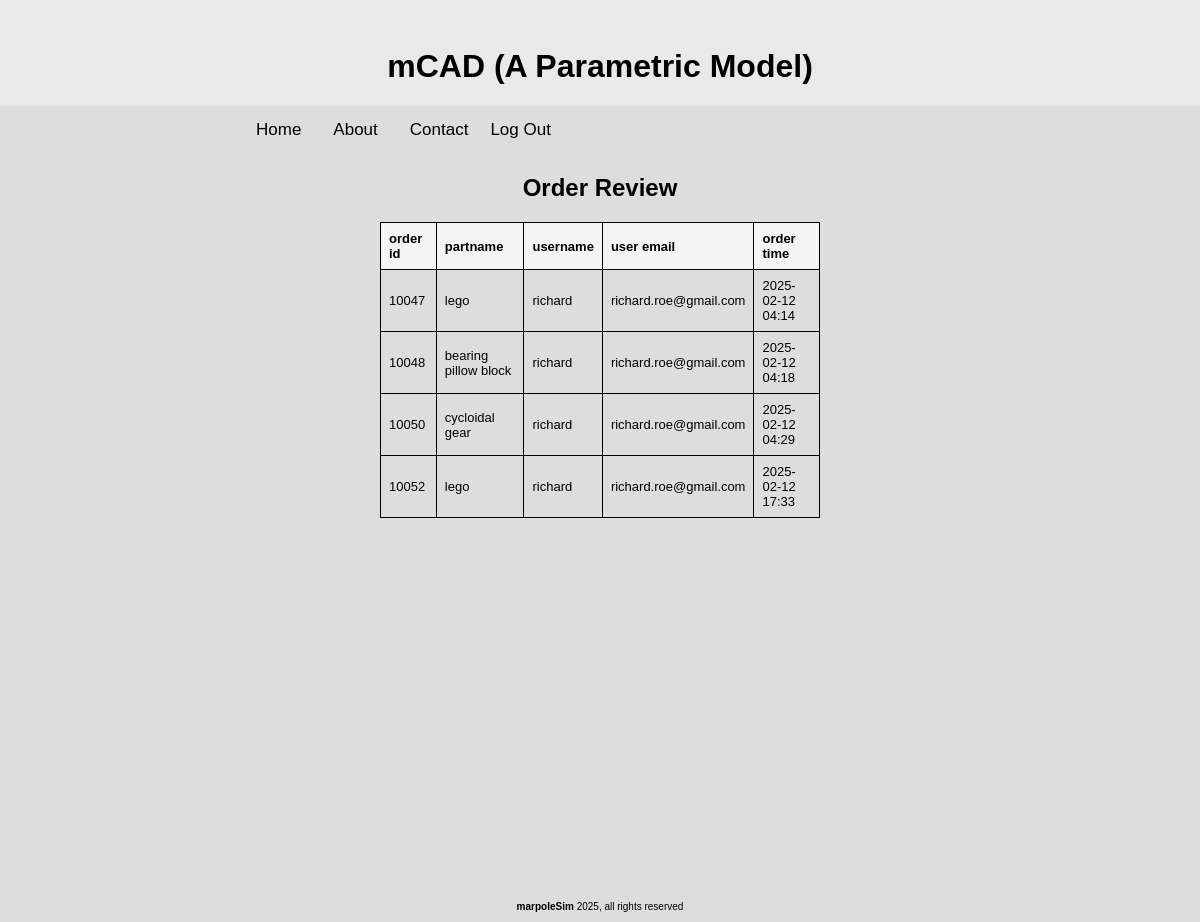
Page /company_review_order (signed in) on the committed database.
### trial1App/models.py (models this page shows, shortened)
class Part(models.Model):
    partName = models.CharField(max_length=30, default='none')
    company = models.ForeignKey('accounts.CompanyInfo', on_delete=models.CASCADE)
    numberOfArgs = models.IntegerField(default=0)
    arg0Name = models.CharField(max_length=30, default = 'none')
    arg0Value = models.FloatField(default=0)
    arg1Name = models.CharField(max_length=30, default = 'none')
    arg1Value = models.FloatField(default=0)
    arg2Name = models.CharField(max_length=30, default = 'none')
    arg2Value = models.FloatField(default=0)
    arg3Name = models.CharField(max_length=30, default = 'none')
    arg3Value = models.FloatField(default=0)
    arg4Name = models.CharField(max_length=30, default = 'none')
    arg4Value = models.FloatField(default=0)
    arg5Name = models.CharField(max_length=30, default = 'none')
    arg5Value = models.FloatField(default=0)
    arg6Name = models.CharField(max_length=30, default = 'none')
    arg6Value = models.FloatField(default=0)
    arg7Name = models.CharField(max_length=30, default = 'none')
    arg7Value = models.FloatField(default=0)
    arg8Name = models.CharField(max_length=30, default = 'none')
    arg8Value = models.FloatField(default=0)

### trial1App/views.py (the view)
# urls.py: path('company_review_order', views.company_review_order, name='company_review_order'),
def company_review_order(request):
    user = request.user
    company = CompanyInfo.objects.filter(user = user)[0]
    orders = Order.objects.filter(company = company)
    orderIDList = []
    orderPartNameList = []
    orderUserList = []
    orderUserEmailList = []
    orderDateList = []
    for order in orders:
        orderIDList.append( order.id+10000 )
        orderPartNameList.append(order.part.partName)
        orderUserList.append(order.user.username)
        orderUserEmailList.append(order.user.email)
        orderDateList.append(order.orderDate.strftime('%Y-%m-%d %H:%M'))
    orderList = list(zip(orderIDList, orderPartNameList, orderUserList, orderUserEmailList, orderDateList,))
    return render(request, 'company_review_order.html', {'orderList': orderList} )

### trial1App/templates/company_review_order.html (shortened to what this page needs)
{% extends 'base.html' %}
{% load static %}
{% block header %}
  <header>
    <h1>mCAD (A Parametric Model)</h1>
  </header>
{% endblock %}
{% block menu %}
   <a href="/home">Home</a>
   <a href="/about">About</a>
   <a href="/contact">Contact</a>
   <div class="button-container">
     <form action="{% url 'logout' %}" method="post">
       <button type="submit">Log Out</button>
     </form>
   </div>
{% endblock %}
{% block middleContent %}
  <div class="container" style="margin: 20px;">
    <div style="text-align: center;">
       <h2>Order Review</h2>
   <table class="bordered centerTable">
   <tr>
         <th>order id</th> <th>partname</th> <th>username</th> <th>user email</th> <th>order time</th>
   </tr>
   {% for id, partname, username, email, order_date in orderList %}
         <tr>
         <td>{{id}}</td> <td>{{partname}}</td> <td>{{username}}</td> <td>{{email}}</td> <td>{{order_date}}</td>
         </tr>
   {% endfor %}
   </table>
    </div>
  </div>
{% endblock %}

### trial1App/static/css/style.css (style rules this page uses)
body { margin: 0; font-family: "Montserrat", sans-serif; background-color: #e9e9e9; }
header { margin-top: 3em; text-align: center; color: #000000; }
header h1 { font-size: 2em; font-weight: 900; }
.topnav a { float: left; display: block; color: black; background-color: #dddddd; text-align: center; padding: 14px 16px; text-decoration: none; font-size: 17px; }
.topnav .button-container { float: left; }
.topnav .button-container button { float: right; padding: 6px; margin-top: 8px; margin-right: 16px; background: #ddd; font-size: 17px; border: none; cursor: pointer; }
.centerTable { margin-left: auto; margin-right: auto; }
.bordered { border: 1px solid black; font-size: 13px; }
.bordered th, .bordered td { border: 1px solid black; padding: 8px; }
.centerTable { margin: 0px auto; }
table { width: 100%; border-collapse: collapse; font-family: Arial, sans-serif; font-size: 16px; text-align: left; }
th, td { border: 1px solid #ddd; padding: 10px; }
th { background-color: #f4f4f4; font-weight: bold; }

### rows in the picture
Part: orderList "lego" "lego"
Part: orderList "bearing pillow block"
Part: orderList "cycloidal gear"

### other values in the picture
{{ id }} "10047" "10048" "10050" "10052"
{{ username }} "richard" "richard" "richard" "richard"
{{ email }} "richard.roe@gmail.com" "richard.roe@gmail.com" "richard.roe@gmail.com" "richard.roe@gmail.com"
{{ order_date }} "2025-02-12 04:14" "2025-02-12 04:18" "2025-02-12 04:29" "2025-02-12 17:33"
